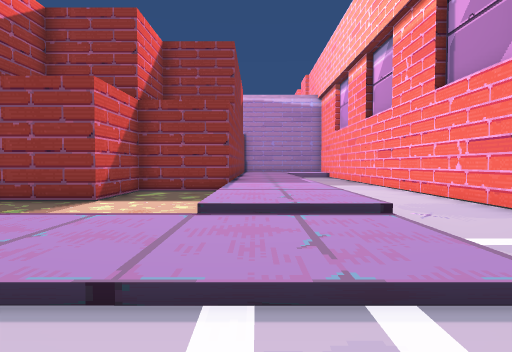
View 1 (above)

24 first-person views from a walk through a scene from a Unity 3-D project. The camera is 1.5 m above the floor, tilts 2° down and sees 75° across. The floor is counted in squares, 2 m on a side. Each view is taken from the middle of a square. On the plan, view 1 faces up. The plan holds only what a view shows up to about 11 squares ahead; the rest is blank. The place goes on beyond the plan. The player is left out.

View 2
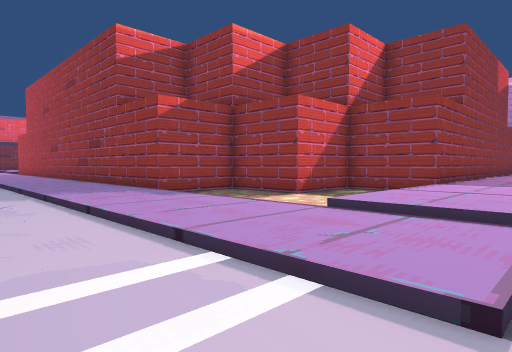

View 3
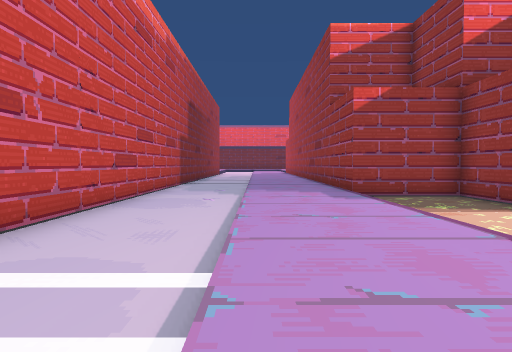

View 4
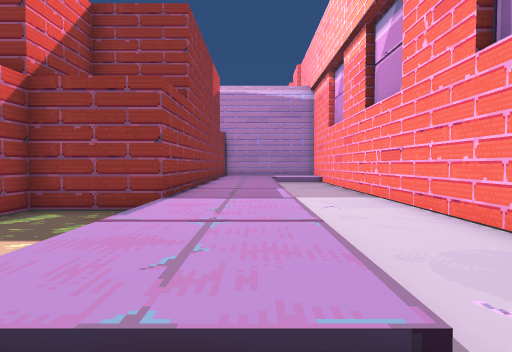

View 5
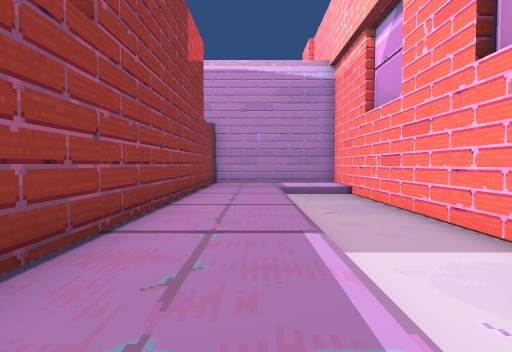

View 6
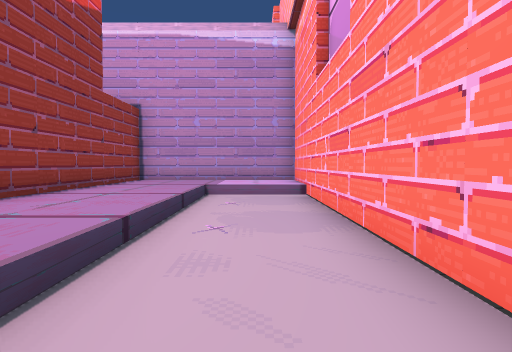

View 7
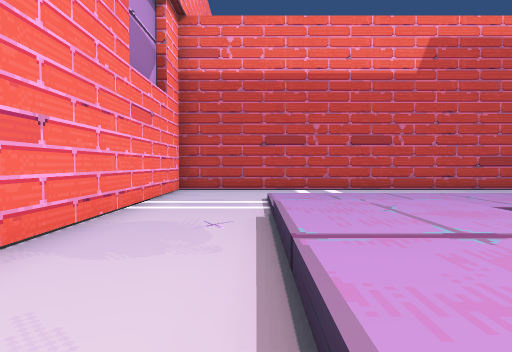

View 8
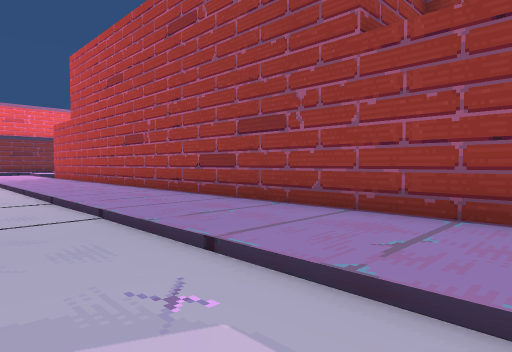

View 9
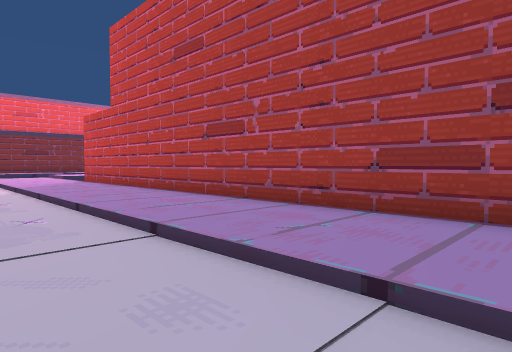

View 10
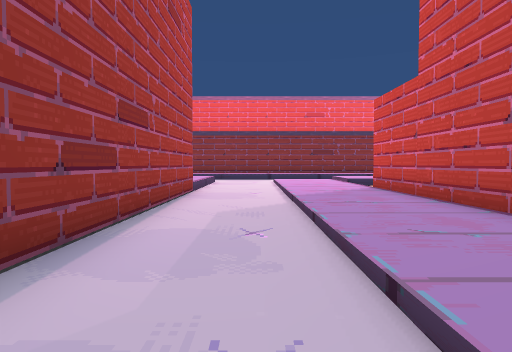

View 11
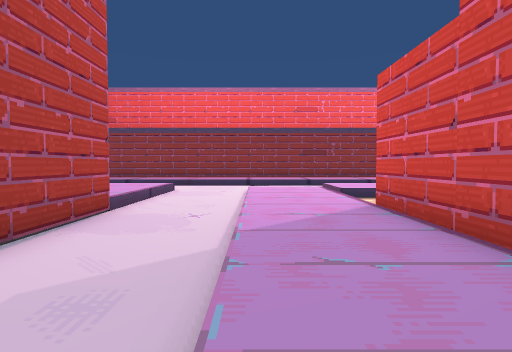

View 12
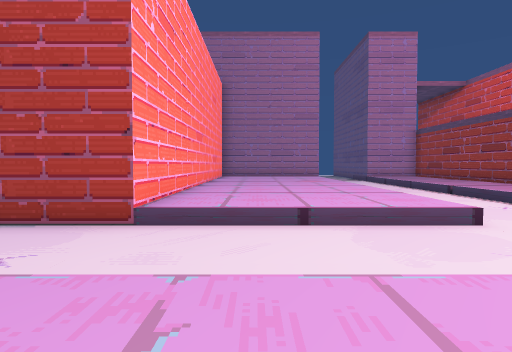

View 13
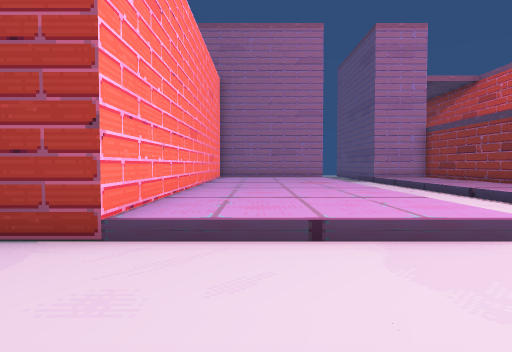

View 14
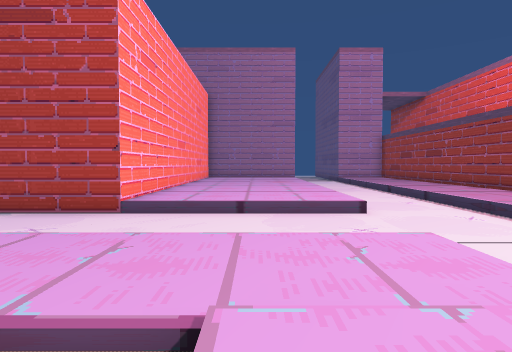

View 15
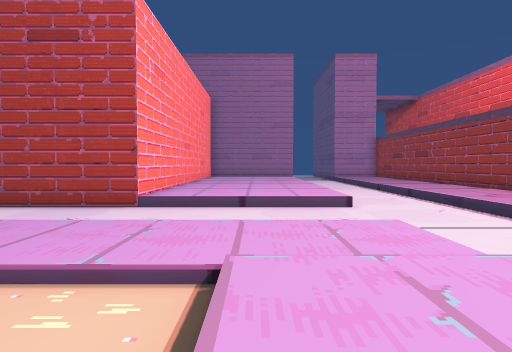

View 16
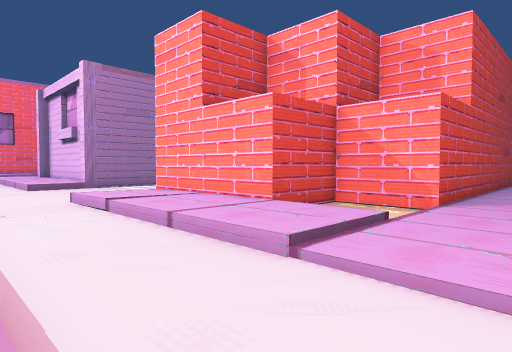

View 17
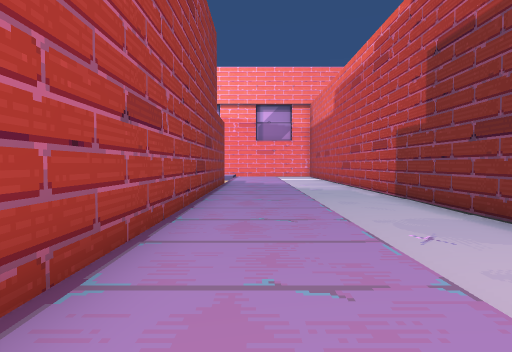

View 18
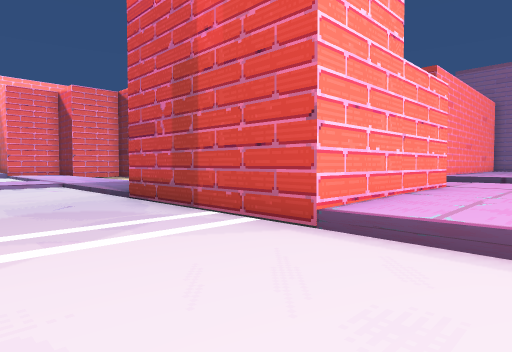

View 19
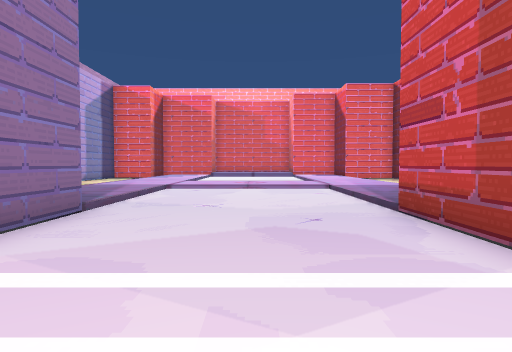

View 20
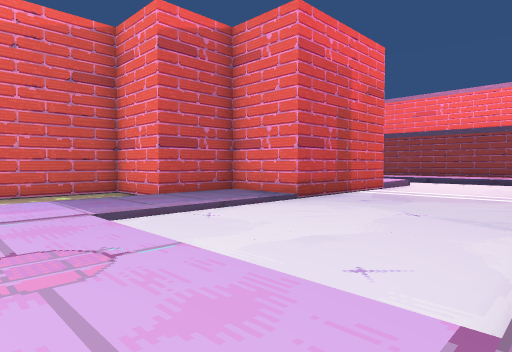

View 21
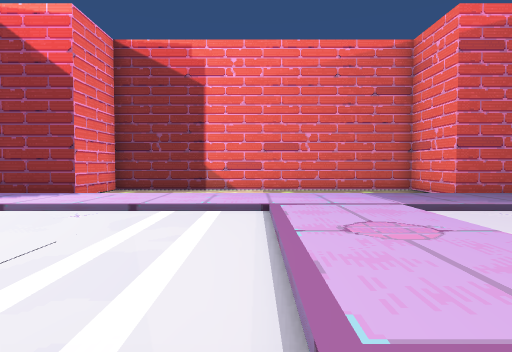

View 22
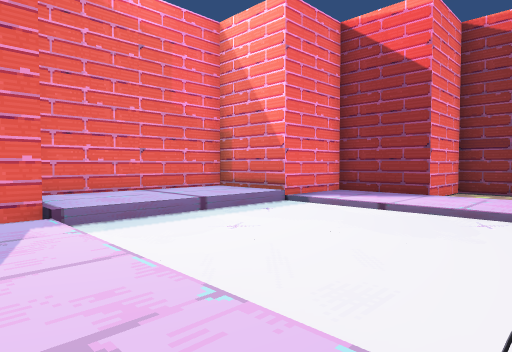

View 23
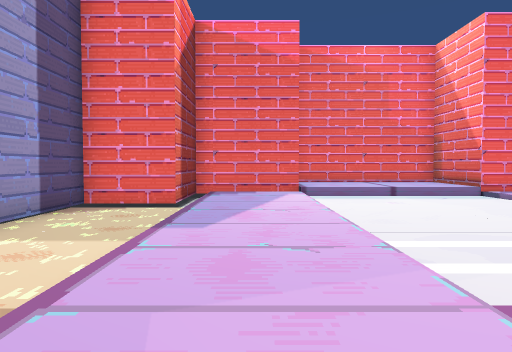

View 24
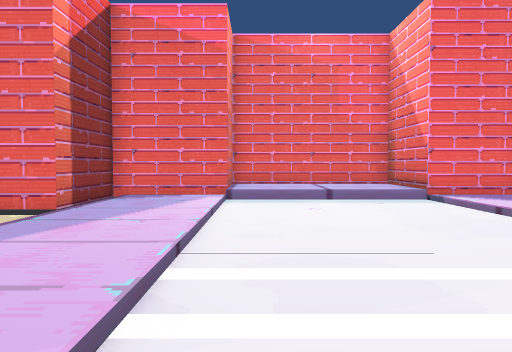

### Floor plan
Key: @ floor where view 1 was taken; # wall or solid block; . main floor; : floor 0.25 m higher than the main floor; - floor 0.25 m lower than the main floor; + floor 0.5 m higher than the main floor.
Columns run from 31 left of view 1 to 5 right of it. Each row starts with its distance up from view 1.
 22                      ####     #######
 21                    ....-#     #+++++#
 20                   .....-###   #+++++#
 19               ::::::::::::#   #++...#
 18             ::::::::::::::#   #++...#
 17          ##:::::::::::::::#####++...#
 16        .........::........++###++...#
 15    .............::........++###++...#
 14   ..............::........++###++...#
 13  ...............::........++###++...#
 12  ...............::........++###++...#
 11  ..+++#####:::::::::::::::### #++...#
 10  ..+++#   #:::::::::::::::#####++...#
  9  ..+++#   ###..........#####...++...#
  8  ..+++#     #..........# # #...++...#
  7  ..+++###   #..........#####...++...#
  6 +..+++..#   #####     ## #.....++...#
  5 +..+++..##################.....++...#
  4 +..::::::::::::::::::::::::::::::...#
  3  ..::::::::::::::::::::::::::::::...#
  2 +..::::::::::::::::::::::::::::::...#
  1 +...................................#
  0 +..............................@....#
 -1 +..+++++#############################
 -2 +..+++++#
 -3 +..+++++#
 -4 +..+++++#
 -5 +..+++++#
 -6 +. +++++#
 -7 +. +++++#
 -8 +. +++++#

Where each view was taken, in squares from view 1:
view 1: 0 up, 0 right, facing up
view 2: 0 up, 2 right, facing up-left
view 3: 2 up, 2 right, facing left
view 4: 3 up, 1 right, facing up
view 5: 8 up, 1 right, facing up
view 6: 11 up, 3 right, facing up
view 7: 9 up, 2 right, facing down
view 8: 0 up, 6 left, facing up-left
view 9: 0 up, 10 left, facing up-left
view 10: 1 up, 14 left, facing left
view 11: 2 up, 17 left, facing left
view 12: 4 up, 25 left, facing down
view 13: 3 up, 25 left, facing down
view 14: 6 up, 26 left, facing down
view 15: 7 up, 26 left, facing down
view 16: 2 up, 31 left, facing up-right
view 17: 3 up, 19 left, facing right
view 18: 15 up, 28 left, facing down-right
view 19: 14 up, 26 left, facing right
view 20: 17 up, 14 left, facing down-left
view 21: 18 up, 13 left, facing down
view 22: 18 up, 11 left, facing down-right
view 23: 18 up, 15 left, facing right
view 24: 16 up, 14 left, facing right
